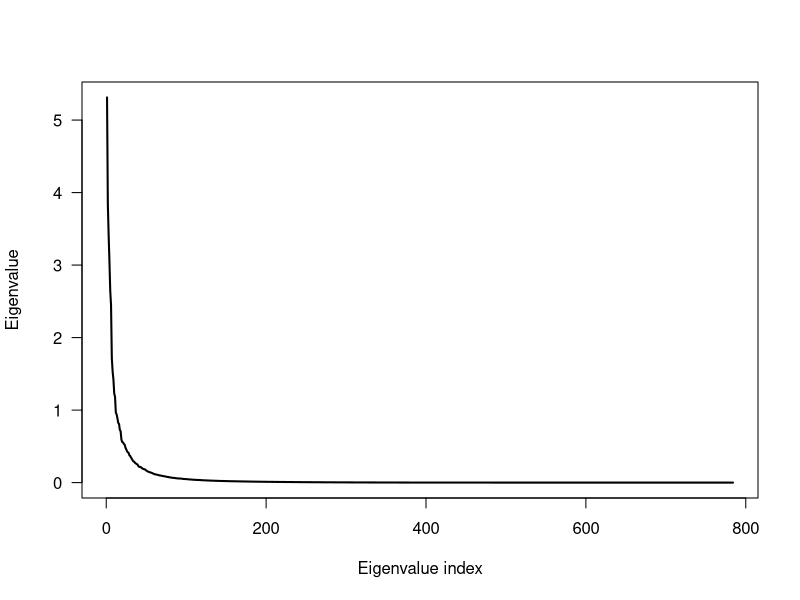
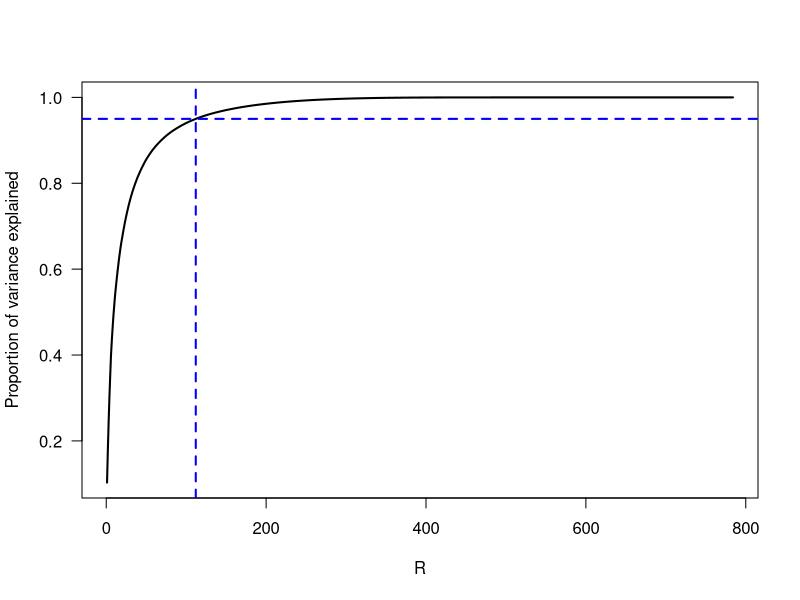
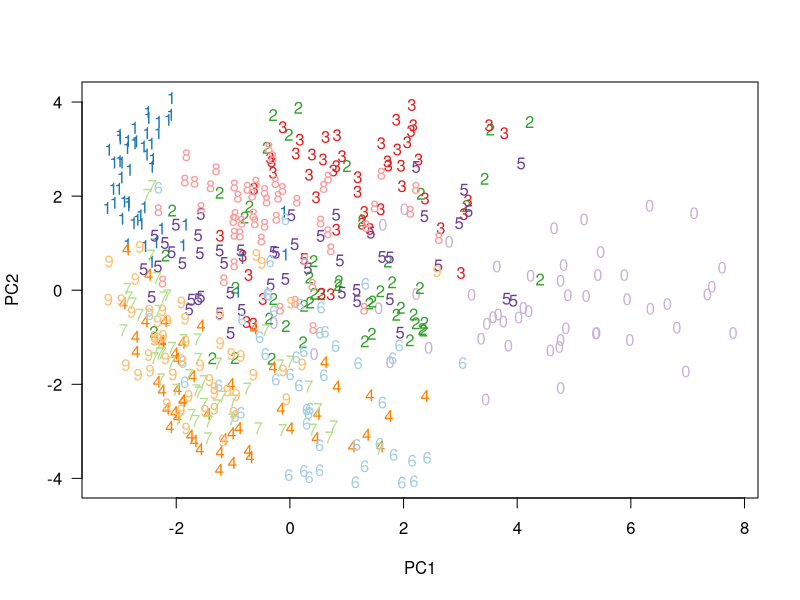
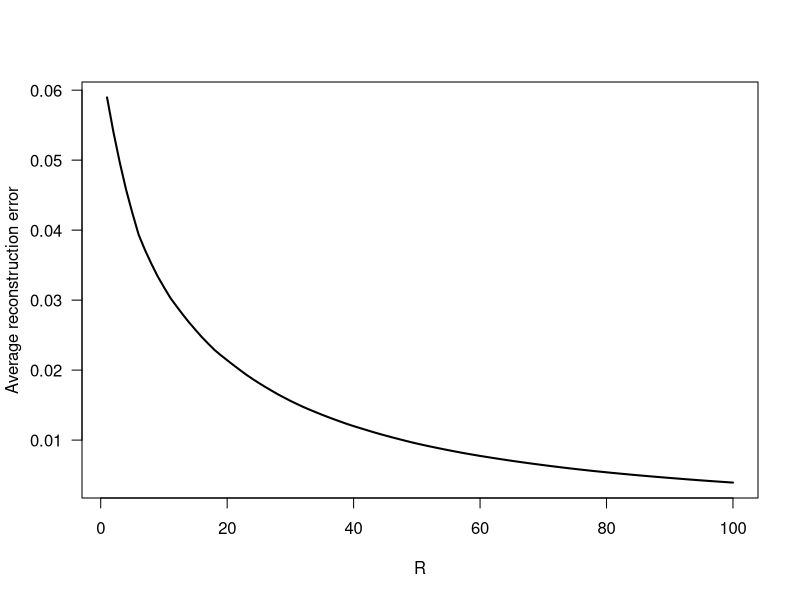
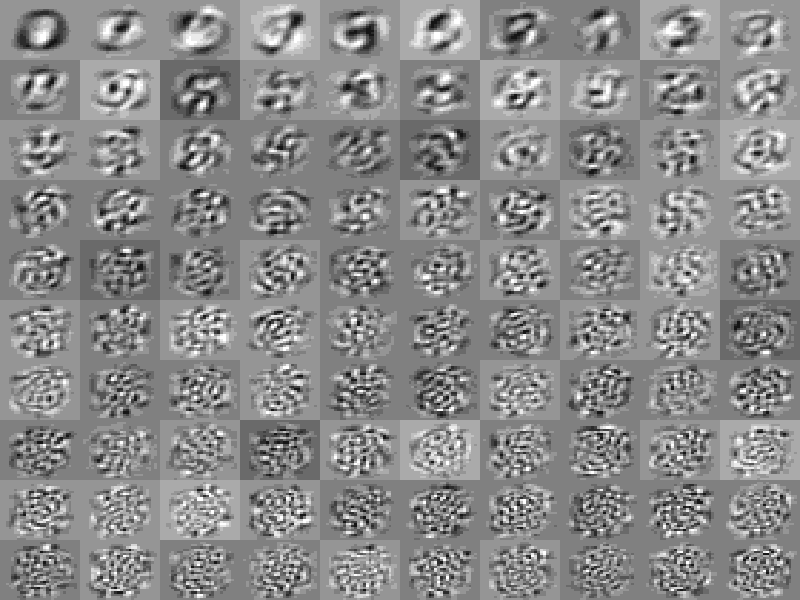

Write the R code that produced these figures, in order.
## ---- chunk 1
knitr::opts_chunk$set(echo = TRUE)
## ---- chunk 2
# read data into memory
training_digits <- read.csv("lab10_mnist_training_digits.csv", header = FALSE)
training_labels <- read.csv("lab10_mnist_training_labels.csv", header = FALSE)

# get X and y values
X <- as.matrix(training_digits) / 255
y <- training_labels[,1]

# get number of samples and number of features
N <- length(y)
D <- ncol(X)
## ---- chunk 3
# calculate the covariance matrix
Sigma_X <- cov(X)

# calculate the eigenvalues and eigenvectors
decomposition <- eigen(Sigma_X, symmetric = TRUE)
## ---- chunk 4
# plot scree graph
plot(1:D, decomposition$values, 
     type = "l", las = 1, lwd = 2,
     xlab = "Eigenvalue index", ylab = "Eigenvalue")

# plot proportion of variance explained
pove <- cumsum(decomposition$values) / sum(decomposition$values)
plot(1:D, pove, 
     type = "l", las = 1, lwd = 2,
     xlab = "R", ylab = "Proportion of variance explained")
abline(h = 0.95, lwd = 2, lty = 2, col = "blue")
abline(v = which(pove > 0.95)[1], lwd = 2, lty = 2, col = "blue")
## ---- chunk 5
# calculate two-dimensional projections
Z <- (X - matrix(colMeans(X), N, D, byrow = TRUE)) %*% decomposition$vectors[,1:2]

# plot two-dimensional projections
point_colors <- c("#1f78b4", "#33a02c", "#e31a1c", "#ff7f00", "#6a3d9a", "#a6cee3", "#b2df8a", "#fb9a99", "#fdbf6f", "#cab2d6")
plot(Z[,1], Z[,2], type = "p", pch = 19, col = point_colors[y], cex = 0,
     xlab = "PC1", ylab = "PC2", las = 1)
text(Z[,1], Z[,2], labels = y %% 10, col = point_colors[y])
## ---- chunk 6
# calculate reconstruction error
reconstruction_error <- c()
for (r in 1:min(D, 100)) {
  Z_r <- (X - matrix(colMeans(X), N, D, byrow = TRUE)) %*% decomposition$vectors[,1:r]
  X_reconstructed <- Z_r %*% t(decomposition$vectors[,1:r]) + matrix(colMeans(X), N, D, byrow = TRUE)
  reconstruction_error[r] <- mean((X - X_reconstructed)^2)
}

plot(1:min(D, 100), reconstruction_error[1:min(D, 100)], 
     type = "l", las = 1, lwd = 2,
     xlab = "R", ylab = "Average reconstruction error")
abline(h = 0, lwd = 2, lty = 2, col = "blue")
## ---- chunk 7
# plot first 100 eigenvectors
layout(matrix(1:100, 10, 10, byrow = TRUE))
par(mar = c(0, 0, 0, 0), oma = c(0, 0, 0, 0))
for (component in 1:100) {
  image(matrix(decomposition$vectors[,component], nrow = 28)[,28:1], col = gray(12:1/12), axes = FALSE)
  dev.next()
}
